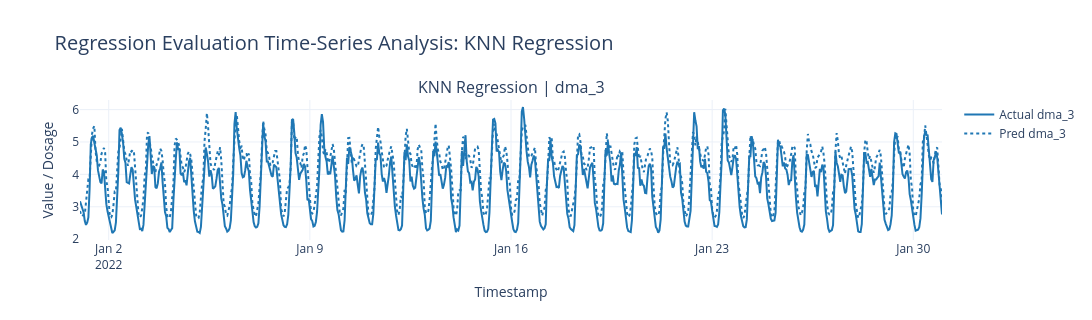

Write notebook code for a chart like this one.
### Code cell
fig = plot_single_model_lines(knn_df, "KNN Regression", targets)
fig.show()

### Figure 1 — Plotly figure (JSON) as saved in the notebook; plotly's stock layout.template omitted (floating-point values rounded to 4 significant figures; data arrays with more than 128 entries replaced by an {"elided": "..."} marker saying what was removed)
{"data": [{"hovertemplate": "<b>Actual</b><br>Time: %{x}<br>Value: %{y}<extra></extra>", "legendgroup": "dma_3", "line": {"color": "#1f77b4", "width": 2}, "mode": "lines", "name": "Actual dma_3", "type": "scatter", "x": {"elided": "721 str values"}, "xaxis": "x", "y": {"elided": "721 float values"}, "yaxis": "y"}, {"hovertemplate": "<b>Predicted</b><br>Time: %{x}<br>Value: %{y}<extra></extra>", "legendgroup": "dma_3", "line": {"color": "#1f77b4", "dash": "dot", "width": 2}, "mode": "lines", "name": "Pred dma_3", "type": "scatter", "x": {"elided": "721 str values"}, "xaxis": "x", "y": {"elided": "721 float values"}, "yaxis": "y"}], "layout": {"annotations": [{"font": {"size": 16}, "showarrow": false, "text": "KNN Regression | dma_3", "x": 0.5, "xanchor": "center", "xref": "paper", "y": 1, "yanchor": "bottom", "yref": "paper"}], "height": 320, "showlegend": true, "title": {"font": {"size": 20}, "text": "Regression Evaluation Time-Series Analysis: KNN Regression"}, "width": 1100, "xaxis": {"anchor": "y", "domain": [0, 1], "title": {"text": "Timestamp"}}, "yaxis": {"anchor": "x", "domain": [0, 1], "title": {"text": "Value / Dosage"}}}}
